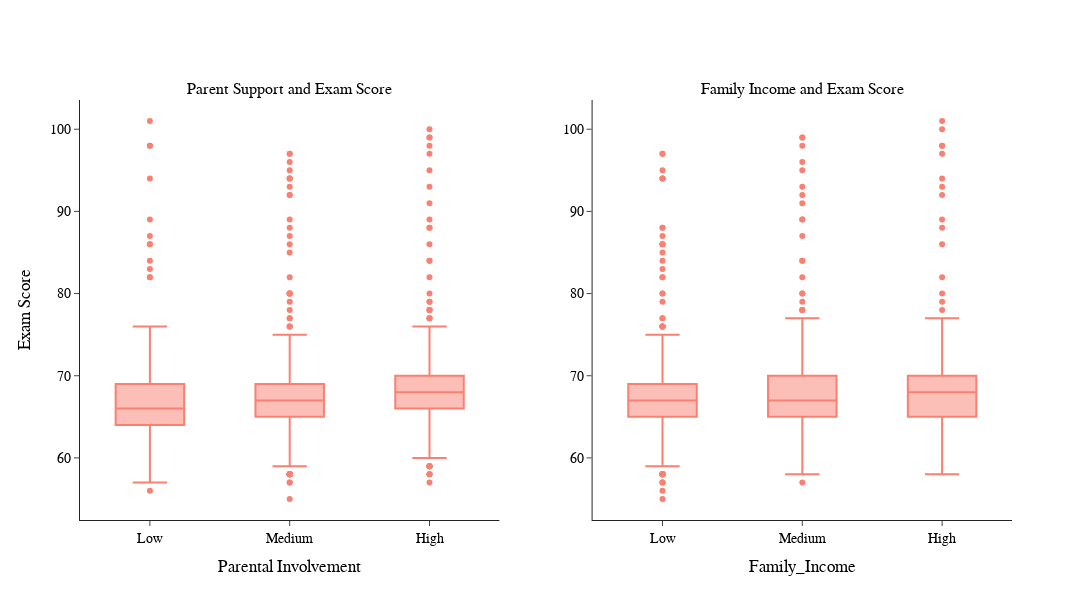

Notebook code cell kept with this figure:
### Markdown cell above
<p align="left">
  <img src="Px plots\plot5.png">
  <br>
</p>

### Code cell
fig2 = make_subplots(rows=1,cols=2,subplot_titles=("Parent Support and Exam Score","Family Income and Exam Score"))

fig2.add_trace(go.Box(
    x=student_Performance['Parental_Involvement'],
    y=student_Performance['Exam_Score']
),row=1,col=1)

fig2.add_trace(go.Box(
    x=student_Performance['Family_Income'],
    y=student_Performance['Exam_Score']
),row=1,col=2)


fig2.update_xaxes(title_text = 'Parental Involvement',row = 1,col=1)
fig2.update_yaxes(title_text = 'Exam Score',row = 1,col=1)

fig2.update_xaxes(title_text = 'Family_Income',row = 1,col=2)
fig2.update_yaxes(title_text = 'Exam Score',row = 1,col=1)

fig2.update_traces(marker_color = 'salmon')

fig2.update_layout(showlegend=False, 
                    template='simple_white', 
                    font=dict(family='Arial', 
                              size=14, 
                              color='black'),width = 1200,height =600)

### Figure 1 — Plotly figure (JSON) as saved in the notebook; plotly's stock layout.template omitted (floating-point values rounded to 4 significant figures; data arrays with more than 128 entries replaced by an {"elided": "..."} marker saying what was removed)
{"data": [{"marker": {"color": "salmon"}, "type": "box", "x": {"elided": "6607 str values"}, "xaxis": "x", "y": {"elided": "6607 int values"}, "yaxis": "y"}, {"marker": {"color": "salmon"}, "type": "box", "x": {"elided": "6607 str values"}, "xaxis": "x2", "y": {"elided": "6607 int values"}, "yaxis": "y2"}], "layout": {"annotations": [{"font": {"size": 16}, "showarrow": false, "text": "Parent Support and Exam Score", "x": 0.225, "xanchor": "center", "xref": "paper", "y": 1, "yanchor": "bottom", "yref": "paper"}, {"font": {"size": 16}, "showarrow": false, "text": "Family Income and Exam Score", "x": 0.775, "xanchor": "center", "xref": "paper", "y": 1, "yanchor": "bottom", "yref": "paper"}], "font": {"color": "black", "family": "Arial", "size": 14}, "height": 600, "showlegend": false, "width": 1200, "xaxis": {"anchor": "y", "domain": [0, 0.45], "title": {"text": "Parental Involvement"}}, "xaxis2": {"anchor": "y2", "domain": [0.55, 1], "title": {"text": "Family_Income"}}, "yaxis": {"anchor": "x", "domain": [0, 1], "title": {"text": "Exam Score"}}, "yaxis2": {"anchor": "x2", "domain": [0, 1]}}}
